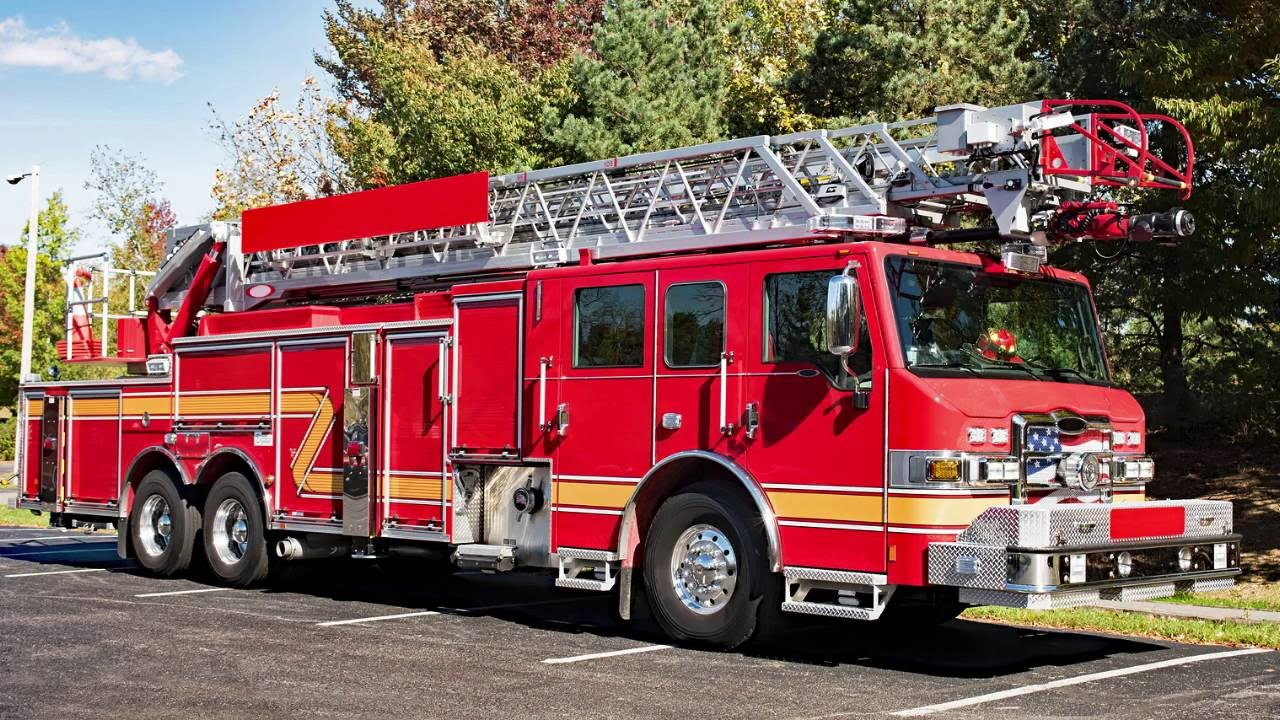
#> input picture testing/test.jpg, 1280 x 720 px
$ python test_cascade.py
#> lines starting #> are read from the running program, lines starting #| are printed output that depends on the picture; after the words box and inside, x2 and y2 are one past the last pixel; in counts of white or black regions, pixels touching at a corner belong together
import cv2

haar = cv2.CascadeClassifier('../data/firetruck_cascade.xml')
img = cv2.imread('test.jpg')
#> img is the input picture: shape (720, 1280, 3); mean B, G, R 89.5, 94.7, 128.3

gray_img = cv2.cvtColor(img, cv2.COLOR_BGR2GRAY)
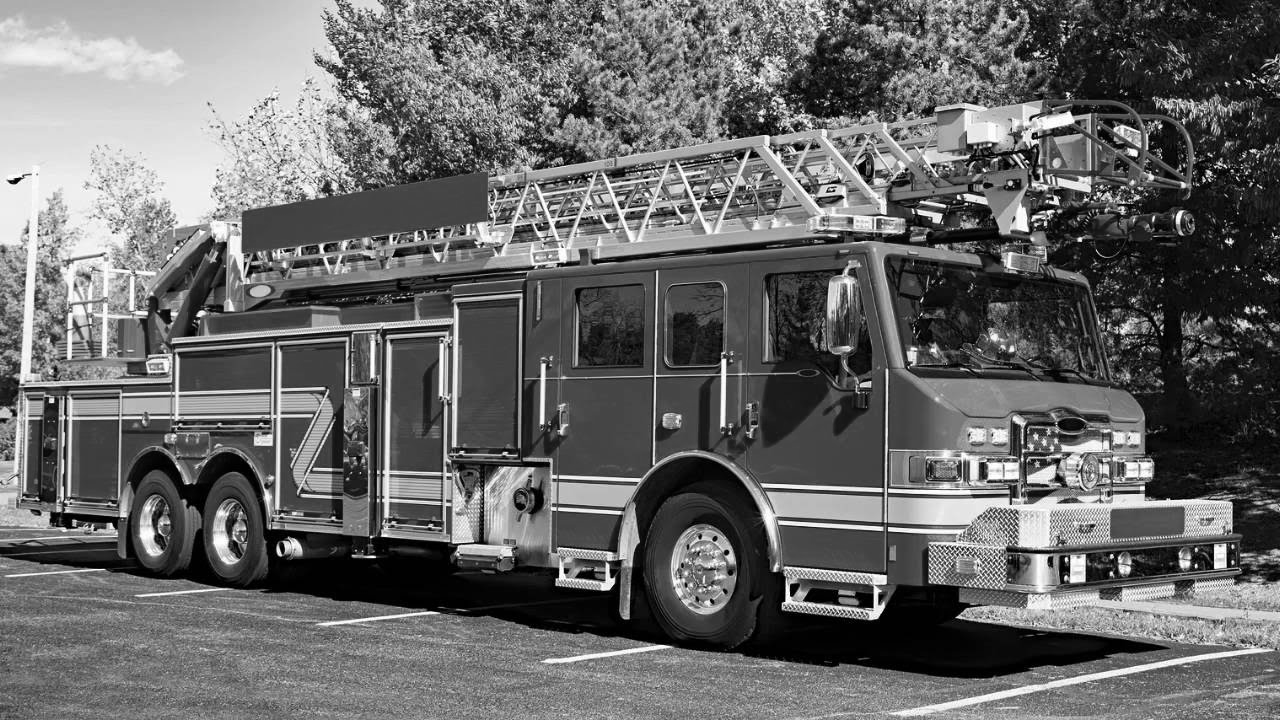
#> gray_img: shape (720, 1280); min 0, max 255, mean 104.1
faces = haar.detectMultiScale(gray_img, scaleFactor=1.2, minNeighbors=5)
#> faces = [[177, 433, 29, 29]]
for (x, y, w, h) in faces:
    cv2.rectangle(img, (x, y), (x+w, y+h), (0, 255, 0), 2)
#> this loop made 1 pass
#> img: shape (720, 1280, 3); 0.04% of pixels changed, all inside (x1, y1, x2, y2) = (176, 432, 208, 464)

cv2.imwrite('output.png',img)
